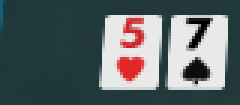
#> input picture cardrecognise/8888.bmp, 80 x 35 px, given in place of 4.bmp, which was not available (shown 3 times larger)
$ python rnum.py   (Python 2 division)
#> lines starting #> are read from the running program, lines starting #| are printed output that depends on the picture; after the words box and inside, x2 and y2 are one past the last pixel; in counts of white or black regions, pixels touching at a corner belong together; pictures that were not available may be replaced by others from this repository, and a replacement may not be noted
### recognizepic/util.py
"""Utility functions for processing images for delivery to Tesseract"""

import os

def image_to_scratch(im, scratch_image_name):
	"""Saves image in memory to scratch file.  .bmp format will be read correctly by Tesseract"""
	im.save(scratch_image_name, dpi=(200,200))

# [5 lines left out: function retrieve_text, not called in this run]

def perform_cleanup(scratch_image_name, scratch_text_name_root):
	"""Clean up temporary files from disk"""
	for name in (scratch_image_name, scratch_text_name_root + '.txt', "tesseract.log"):
		try:
			os.remove(name)
		except OSError:
			pass

### recognizepic/pytesser.py
"""OCR in Python using the Tesseract engine from Google
http://code.google.com/p/pytesser/
by Michael J.T. O'Kelly
V 0.0.1, 3/10/07"""

import Image
import subprocess

import util
import errors

tesseract_exe_name = 'tesseract' # Name of executable to be called at command line
scratch_image_name = "temp.bmp" # This file must be .bmp or other Tesseract-compatible format
scratch_text_name_root = "temp" # Leave out the .txt extension
cleanup_scratch_flag = True  # Temporary files cleaned up after OCR operation

def call_tesseract(input_filename, output_filename):
	"""Calls external tesseract.exe on input file (restrictions on types),
	outputting output_filename+'txt'"""
	args = [tesseract_exe_name, input_filename, output_filename]
	proc = subprocess.Popen(args)
	retcode = proc.wait()
	if retcode!=0:
		errors.check_for_errors()

def image_to_string(im, cleanup = cleanup_scratch_flag):
	"""Converts im to file, applies tesseract, and fetches resulting text.
	If cleanup=True, delete scratch files after operation."""
	try:
		util.image_to_scratch(im, scratch_image_name)
		call_tesseract(scratch_image_name, scratch_text_name_root)
		text = util.retrieve_text(scratch_text_name_root)
	finally:
		if cleanup:
			util.perform_cleanup(scratch_image_name, scratch_text_name_root)
	return text

# [18 lines left out: function image_file_to_string, not called in this run]


# [13 lines that do not run on import are left out]

### recognizepic/rnum.py
#-*-coding:utf-8-*-

from pytesser import *
from PIL import Image


# [16 lines of commented-out code are left out]

import Image
import ImageEnhance
import ImageFilter
import sys
from pytesser import *
# 二值化
threshold = 140
table = []
for i in range(256):
    if i < threshold:
        table.append(0)
    else:
        table.append(1)

#由于都是数字
#对于识别成字母的 采用该表进行修正
rep={'O':'0',
    'I':'1','L':'1',
    'Z':'2',
    'S':'8'
    };

def  getverify1(name):
    #打开图片
#> called with name = '4.bmp'
    im = Image.open(name)
#> im is the input picture: PIL image 80x35 RGB; mean R, G, B 93, 102.8, 104.3
    #转化到灰度图
    imgry = im.convert('L')
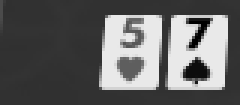
#> imgry: PIL image 80x35 L (shown 3 times larger); min 0, max 233, mean 99.8
    #保存图像
    imgry.save('g'+name)
    #二值化，采用阈值分割法，threshold为分割点
    out = imgry.point(table,'1')
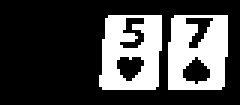
#> out: PIL image 80x35 1 (shown 3 times larger); 27.6% white; 2 white regions, box (x1, y1, x2, y2) and area: (33, 5, 54, 30) 388, (56, 5, 76, 30) 384
    out.save('b'+name)
    #识别
    text = image_to_string(out)
    #识别对吗
    text = text.strip()
    text = text.upper();
    for r in rep:
        text = text.replace(r,rep[r])
    #out.save(text+'.jpg')
    print text
    return text
#> (the run stopped early here; a loop or call above may not have finished)

$ run again, on recognizepic/8.tif
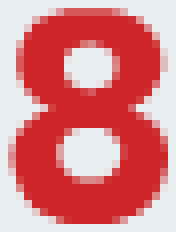
#> input picture recognizepic/8.tif, 22 x 29 px, given in place of 4.bmp, which was not available (shown 8 times larger)
#> in getverify1, im is the input picture: PIL image 22x29 RGB; mean R, G, B 217.9, 127.7, 129.2
#> in getverify1, `imgry = im.convert('L')`:
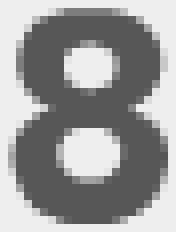
#> imgry: PIL image 22x29 L (shown 8 times larger); min 87, max 238, mean 154.5
#> in getverify1, `out = imgry.point(table,'1')`:
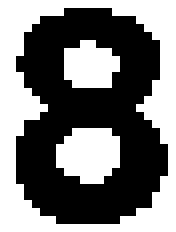
#> out: PIL image 22x29 1 (shown 8 times larger); 47% white; 3 white regions, box (x1, y1, x2, y2) and area: (0, 0, 22, 29) 222, (7, 16, 15, 23) 45, (8, 5, 15, 11) 33
